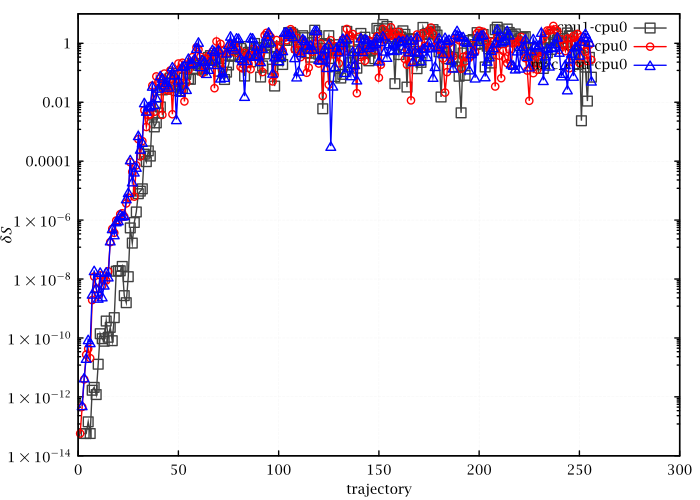

The gnuplot source for this figure:
set grid lc rgb '#f0f0f0'
set xlabel 'trajectory'
set ylabel '$\delta S$'
set log y
plot "<bash -c 'paste <(grep ^V-old ../../u1_2d/reprod/t_fthmc_0_b3_cpu0_N.log) <(grep ^V-old ../../u1_2d/reprod/t_fthmc_0_b3_cpu1_N.log) <(grep ^V-old ../../u1_2d/reprod/t_fthmc_0_b3_cuda_N.log) <(grep ^V-old ../../u1_2d/reprod/t_fthmc_0_b3_mac_N.log)'" u 0:(abs($4-$2)) w lp pt 4 t 'cpu1-cpu0', '' u 0:(abs($6-$2)) w lp pt 6 t 'cuda-cpu0', '' u 0:(abs($8-$2)) w lp pt 8 t 'mac_cpu-cpu0'
